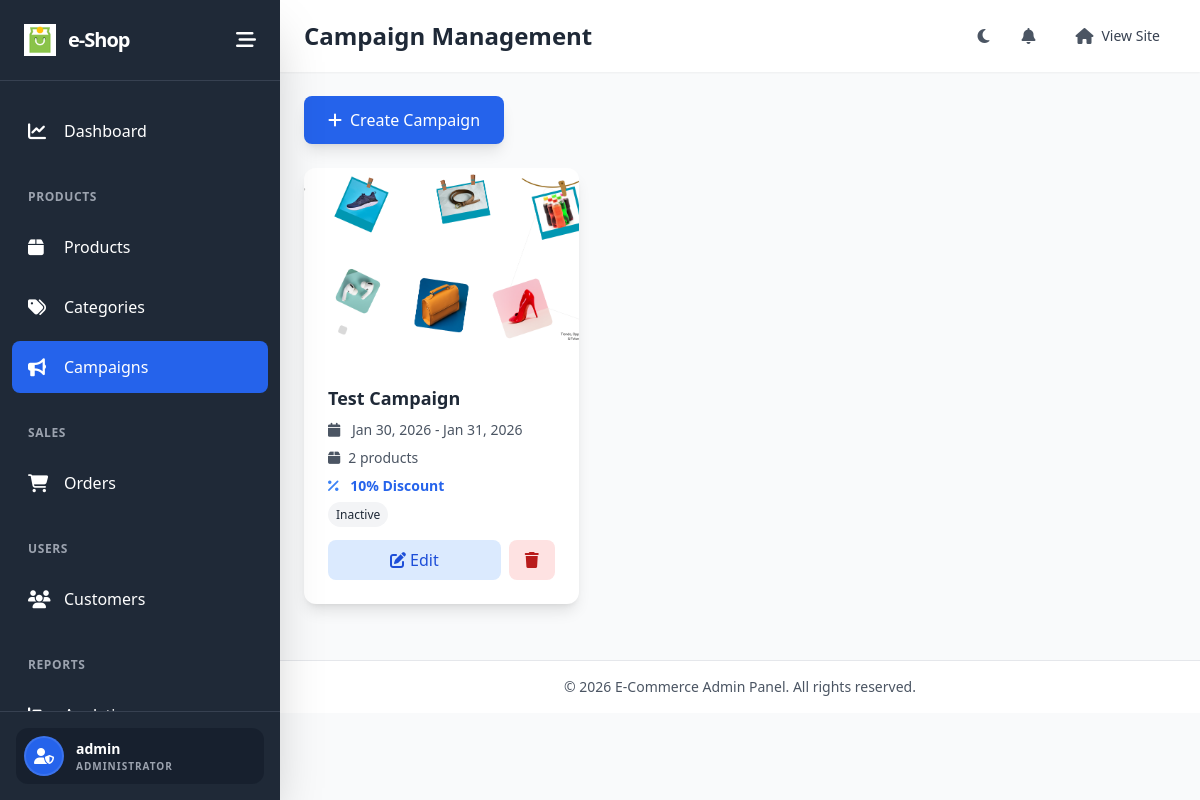
Screenshot of /custom-admin/campaigns/ (signed in) with the database file from the repository.
### apps/custom_admin/models.py (models this page shows, shortened)
class SiteSettings(models.Model):
    site_name = models.CharField(max_length=100, default='e-Shop')
    site_logo = models.ImageField(upload_to='site_settings/', blank=True, null=True)
    contact_email = models.EmailField(default='support@shop.com')
    contact_phone = models.CharField(max_length=20, default='+880 1711 223 344')
    address = models.TextField(default='DHAKA, BANGLADESH')
    facebook_url = models.URLField(blank=True, null=True)
    twitter_url = models.URLField(blank=True, null=True)
    instagram_url = models.URLField(blank=True, null=True)
    class Meta:
        verbose_name = "Site Settings"
        verbose_name_plural = "Site Settings"
    @classmethod
    def get_settings(cls):
        settings, created = cls.objects.get_or_create(pk=1)
        return settings

### apps/store/models.py (models this page shows, shortened)
class Campaign(models.Model):
    title = models.CharField(max_length=200)
    image = models.ImageField(upload_to='campaigns/', blank=True, null=True)
    start_time = models.DateTimeField(null=True, blank=True)
    end_time = models.DateTimeField(null=True, blank=True)
    is_active = models.BooleanField(default=True)
    discount_percentage = models.PositiveIntegerField(default=0)
    products = models.ManyToManyField(Product, related_name='campaigns')

### apps/custom_admin/views.py (the view)
# urls.py: path('campaigns/', views.campaign_list, name='campaign_list'),
@admin_required
def campaign_list(request):
    campaigns = Campaign.objects.prefetch_related('products').all()
    context = {'campaigns': campaigns}
    return render(request, 'custom_admin/products/campaign_list.html', context)

### apps/custom_admin/context_processors.py (called while the page is built)
def admin_notifications(request):
    context = {}
    if request.user.is_authenticated and request.user.is_staff:
        notifications = Notification.objects.filter(is_read=False)[:5]
        unread_count = Notification.objects.filter(is_read=False).count()
        context = {
            'admin_notifications': notifications,
            'unread_notifications_count': unread_count,
            'site_settings': SiteSettings.get_settings()
        }
    return context

### templates/custom_admin/products/campaign_list.html (shortened to what this page needs)
{% extends 'custom_admin/base_admin.html' %}
{% block page_title %}Campaign Management{% endblock %}
{% block content %}
<div class="mb-6">
    <a href="{% url 'custom_admin:campaign_create' %}"
        class="bg-blue-600 hover:bg-blue-700 text-white px-6 py-3 rounded-lg font-medium transition inline-flex items-center space-x-2 shadow-lg">
        <i class="fas fa-plus"></i><span>Create Campaign</span>
    </a>
</div>
<div class="grid grid-cols-1 md:grid-cols-2 lg:grid-cols-3 gap-6">
    {% for campaign in campaigns %}
    <div class="bg-white dark:bg-gray-800 rounded-xl shadow-lg overflow-hidden">
        {% if campaign.image %}
        <img src="{{ campaign.image.url }}" alt="{{ campaign.title }}" class="w-full h-48 object-cover">
        {% else %}
        <div class="w-full h-48 bg-gray-200 dark:bg-gray-700 flex items-center justify-center">
            <i class="fas fa-bullhorn text-gray-400 text-4xl"></i>
        </div>
        {% endif %}
        <div class="p-6">
            <h3 class="text-lg font-semibold text-gray-800 dark:text-white mb-2">{{ campaign.title }}</h3>
            <div class="space-y-2 text-sm text-gray-600 dark:text-gray-400 mb-4">
                <p><i class="fas fa-calendar mr-2"></i>
                    {{ campaign.start_time|date:"M d, Y" }} - {{ campaign.end_time|date:"M d, Y" }}</p>
                <p><i class="fas fa-box mr-2"></i>{{ campaign.products.count }} products</p>
                <p><i class="fas fa-percentage mr-2 text-blue-500"></i><span class="font-bold text-blue-600">
                        {{ campaign.discount_percentage }}% Discount</span></p>
                <p>
                    {% if campaign.is_active %}
                    <span class="px-2 py-1 bg-green-100 text-green-800 rounded-full text-xs">Active</span>
                    {% else %}
                    <span class="px-2 py-1 bg-gray-100 text-gray-800 rounded-full text-xs">Inactive</span>
                    {% endif %}
                </p>
            </div>
            <div class="flex items-center space-x-2">
                <a href="{% url 'custom_admin:campaign_edit' campaign.pk %}"
                    class="flex-1 bg-blue-100 hover:bg-blue-200 text-blue-700 px-4 py-2 rounded-lg transition text-center"><i
                        class="fas fa-edit"></i> Edit</a>
                <a href="{% url 'custom_admin:campaign_delete' campaign.pk %}"
                    class="bg-red-100 hover:bg-red-200 text-red-700 px-4 py-2 rounded-lg transition"><i
                        class="fas fa-trash"></i></a>
            </div>
        </div>
    </div>
    {% empty %}
    <div class="col-span-3 text-center py-12">
        <i class="fas fa-bullhorn text-gray-300 text-6xl mb-4"></i>
        <p class="text-gray-500 text-lg">No campaigns found</p>
    </div>
    {% endfor %}
</div>
{% endblock %}

### templates/custom_admin/base_admin.html (shortened to what this page needs)
{% load static %}
<!DOCTYPE html>
<html lang="en" class="h-full">
<head>
    <script src="https://cdn.tailwindcss.com"></script>
    <link rel="stylesheet" href="https://cdnjs.cloudflare.com/ajax/libs/font-awesome/6.4.0/css/all.min.css">
</head>
<body class="h-full bg-gray-50 dark:bg-gray-900">
    <aside id="sidebar" class="sidebar fixed top-0 left-0 h-full bg-gray-800 text-white shadow-2xl z-50">
        <div class="flex flex-col h-full">
            <div class="p-6 border-b border-gray-700">
                <div class="flex items-center justify-between">
                    <a href="{% url 'home' %}" class="flex items-center space-x-3 group">
                        <img src="{% static 'images/icon.gif' %}" alt="Logo" class="h-8 w-8 object-contain">
                        <span id="logo-text" class="text-xl font-black tracking-tighter nav-text">
                            {{ site_settings.site_name|default:"e-Shop" }}</span>
                    </a>
                    <button id="sidebar-toggle" class="text-white hover:text-blue-300 transition-all active:scale-95">
                        <i class="fas fa-bars-staggered text-xl"></i>
                    </button>
                </div>
            </div>
            <nav class="flex-1 overflow-y-auto py-6 px-3">
                <ul class="space-y-2">
                    <li>
                        <a href="{% url 'custom_admin:dashboard' %}"
                            class="flex items-center space-x-3 px-4 py-3 rounded-lg hover:bg-gray-700 transition {% if request.resolver_match.url_name == 'dashboard' %}bg-blue-600 text-white{% endif %}">
                            <i class="fas fa-chart-line text-lg w-6"></i>
                            <span class="nav-text">Dashboard</span>
                        </a>
                    </li>
                    <li class="pt-4">
                        <div class="px-4 py-2 text-xs font-semibold text-gray-400 uppercase tracking-wider">
                            <span class="nav-text">Products</span>
                        </div>
                    </li>
                    <li>
                        <a href="{% url 'custom_admin:product_list' %}"
                            class="flex items-center space-x-3 px-4 py-3 rounded-lg hover:bg-gray-700 transition {% if 'product' in request.resolver_match.url_name %}bg-blue-600 text-white{% endif %}">
                            <i class="fas fa-box text-lg w-6"></i>
                            <span class="nav-text">Products</span>
                        </a>
                    </li>
                    <li>
                        <a href="{% url 'custom_admin:category_list' %}"
                            class="flex items-center space-x-3 px-4 py-3 rounded-lg hover:bg-gray-700 transition {% if 'category' in request.resolver_match.url_name %}bg-blue-600 text-white{% endif %}">
                            <i class="fas fa-tags text-lg w-6"></i>
                            <span class="nav-text">Categories</span>
                        </a>
                    </li>
                    <li>
                        <a href="{% url 'custom_admin:campaign_list' %}"
                            class="flex items-center space-x-3 px-4 py-3 rounded-lg hover:bg-gray-700 transition {% if 'campaign' in request.resolver_match.url_name %}bg-blue-600 text-white{% endif %}">
                            <i class="fas fa-bullhorn text-lg w-6"></i>
                            <span class="nav-text">Campaigns</span>
                        </a>
                    </li>
                    <li class="pt-4">
                        <div class="px-4 py-2 text-xs font-semibold text-gray-400 uppercase tracking-wider">
                            <span class="nav-text">Sales</span>
                        </div>
                    </li>
                    <li>
                        <a href="{% url 'custom_admin:order_list' %}"
                            class="flex items-center space-x-3 px-4 py-3 rounded-lg hover:bg-gray-700 transition {% if 'order' in request.resolver_match.url_name %}bg-blue-600 text-white{% endif %}">
                            <i class="fas fa-shopping-cart text-lg w-6"></i>
                            <span class="nav-text">Orders</span>
                        </a>
                    </li>
                    <li class="pt-4">
                        <div class="px-4 py-2 text-xs font-semibold text-gray-400 uppercase tracking-wider">
                            <span class="nav-text">Users</span>
                        </div>
                    </li>
                    <li>
                        <a href="{% url 'custom_admin:user_list' %}"
                            class="flex items-center space-x-3 px-4 py-3 rounded-lg hover:bg-gray-700 transition {% if 'user' in request.resolver_match.url_name %}bg-blue-600 text-white{% endif %}">
                            <i class="fas fa-users text-lg w-6"></i>
                            <span class="nav-text">Customers</span>
                        </a>
                    </li>
                    <li class="pt-4">
                        <div class="px-4 py-2 text-xs font-semibold text-gray-400 uppercase tracking-wider">
                            <span class="nav-text">Reports</span>
                        </div>
                    </li>
                    <li>
                        <a href="{% url 'custom_admin:analytics' %}"
                            class="flex items-center space-x-3 px-4 py-3 rounded-lg hover:bg-gray-700 transition {% if 'analytics' in request.resolver_match.url_name %}bg-blue-600 text-white{% endif %}">
                            <i class="fas fa-chart-bar text-lg w-6"></i>
                            <span class="nav-text">Analytics</span>
                        </a>
                    </li>
                </ul>
            </nav>
            <div class="p-4 border-t border-gray-700">
                <div class="flex items-center space-x-3 p-2 rounded-xl bg-gray-900/50">
                    <div
                        class="w-10 h-10 rounded-full bg-blue-600 flex items-center justify-center border-2 border-white/10">
                        <i class="fas fa-user-shield"></i>
                    </div>
                    <div class="flex-1 nav-text overflow-hidden">
                        <p class="font-bold text-sm truncate">{{ request.user.username }}</p>
                        <p class="text-[10px] text-gray-400 uppercase font-black tracking-widest">Administrator</p>
                    </div>
                </div>
            </div>
        </div>
    </aside>
    <div id="main-content" class="main-content min-h-screen">
        <header class="bg-white dark:bg-gray-800 shadow-sm sticky top-0 z-40">
            <div class="flex items-center justify-between px-6 py-4">
                <div class="flex items-center space-x-4">
                    <h1 class="text-2xl font-bold text-gray-800 dark:text-white">
                        {% block page_title %}Dashboard{% endblock %}
                    </h1>
                </div>
                <div class="flex items-center space-x-4">
                    <button id="dark-mode-toggle"
                        class="p-2 rounded-lg hover:bg-gray-100 dark:hover:bg-gray-700 transition">
                        <i class="fas fa-moon text-gray-600 dark:text-gray-300"></i>
                    </button>
                    <div class="relative group">
                        <button class="p-2 rounded-lg hover:bg-gray-100 dark:hover:bg-gray-700 transition relative">
                            <i class="fas fa-bell text-gray-600 dark:text-gray-300"></i>
                        </button>
                    </div>
                    <div class="relative">
                        <a href="/"
                            class="flex items-center space-x-2 px-4 py-2 rounded-lg hover:bg-gray-100 dark:hover:bg-gray-700 transition">
                            <i class="fas fa-home text-gray-600 dark:text-gray-300"></i>
                            <span class="text-sm text-gray-700 dark:text-gray-300">View Site</span>
                        </a>
                    </div>
                </div>
            </div>
        </header>
        <main class="p-6">
            {% block content %}{% endblock %}
        </main>
        <footer class="bg-white dark:bg-gray-800 border-t border-gray-200 dark:border-gray-700 py-4 px-6 mt-8">
            <div class="text-center text-sm text-gray-600 dark:text-gray-400">
                &copy; 2026 E-Commerce Admin Panel. All rights reserved.
            </div>
        </footer>
    </div>
</body>
</html>

### templates/custom_admin/base_admin.html (style rules this page uses)
:root { --sidebar-width: 280px; --primary-blue: #2563eb; --sidebar-bg: #1f2937; }
.sidebar { width: var(--sidebar-width); transition: all 0.3s ease; }
.main-content { margin-left: var(--sidebar-width); transition: all 0.3s ease; }

### rows the page displays
SiteSettings: site_name "e-Shop"
Campaign: image (picture), title "Test Campaign", start_time "Jan 30, 2026", end_time "Jan 31, 2026", products.count "2", discount_percentage "10", is_active "Inactive"

### other values shown
{{ request.user.username }} "admin"
